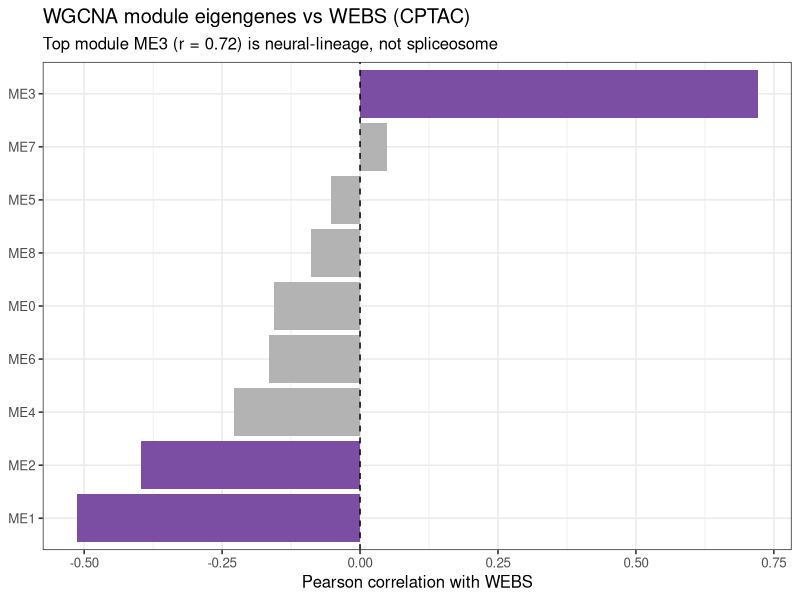

Source code (R):
setwd("E:/KIMI/GBM_WEBS_Project")
suppressMessages(library(ggplot2))
d <- read.csv("results/wgcna_module_webs.csv")
d$sig <- ifelse(d$q < 0.05, "q<0.05", "n.s.")
d <- d[order(d$correlation), ]
d$module <- factor(d$module, levels = d$module)
p <- ggplot(d, aes(module, correlation, fill = sig)) +
  geom_bar(stat = "identity") + coord_flip() +
  geom_hline(yintercept = 0, linetype = "dashed") +
  scale_fill_manual(values = c("q<0.05" = "#7B4EA3", "n.s." = "grey70")) +
  theme_bw(base_size = 12) + theme(legend.position = "none") +
  labs(title = "WGCNA module eigengenes vs WEBS (CPTAC)",
       subtitle = "Top module ME3 (r = 0.72) is neural-lineage, not spliceosome",
       x = NULL, y = "Pearson correlation with WEBS")
ggsave("figures_final/fig_wgcna_moduletrait.pdf", p, width = 6.5, height = 4.5)
cat("ok\n")
